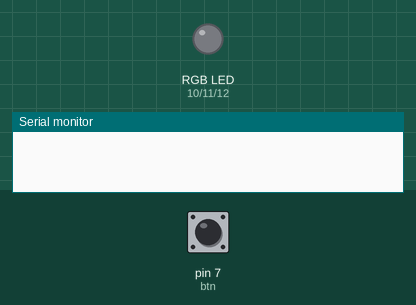
A sketch run on a simulated Arduino Uno, built with avr-gcc and run on an emulated ATmega328P. Parts: an RGB LED mixed from three pins (HIGH = lit), the last lines printed to the serial monitor. Dashed ring = blinking. The test bench sets the inputs (shaded band); at power-on: pin 7 (btn) LOW.

Above: at 1.2 s.
1.3 s: pin 7 (btn) pulled HIGH for 1 s
At 3.5 s:
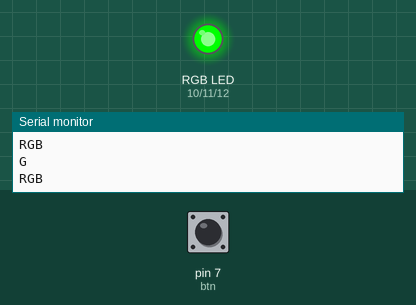
3.8 s: pin 7 (btn) pulled HIGH for 0.15 s
At 4.9 s:
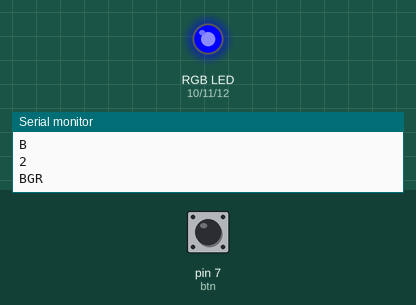
5.5 s: pin 7 (btn) pulled HIGH for 3.2 s
At 6.9 s:
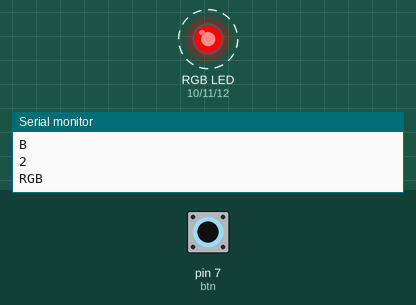
Timing chart, 0 to 10.2 s (numbered marks = the images above; inputs shaded):
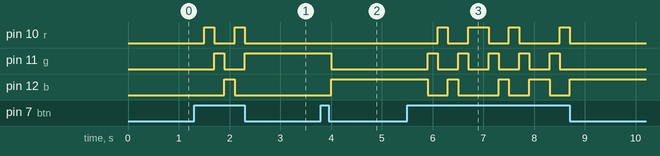

Measured:
- after the input at 1.3 s, pin 10 (r): alternates HIGH for 0.20 s and LOW for 0.40 s, 4 changes in all, then stays LOW, starting after 0.20 s; pin 11 (g): LOW → HIGH after 0.40 s, → LOW 0.20 s later, → HIGH 0.40 s later; pin 12 (b): LOW → HIGH after 0.60 s, → LOW 0.20 s later
- after the input at 3.8 s, pin 11 (g): HIGH → LOW after 0.20 s; pin 12 (b): LOW → HIGH after 0.20 s
- after the input at 5.5 s, pin 10 (r): LOW → HIGH after 0.60 s, → LOW 0.20 s later, → HIGH 0.40 s later, → LOW 0.40 s later, … (8 changes in this stretch); pin 11 (g): alternates HIGH for 0.20 s and LOW for 0.40 s, 10 changes in all, then stays LOW, starting after 0.40 s

The sketch:

button_control_rgb.ino
```cpp
int r = 10, g = 11, b = 12, btn = 7;
int state = 0, l_count = 0, count = 0;
bool reverse = false;

void setup() {
  pinMode(r, OUTPUT);
  pinMode(g, OUTPUT);
  pinMode(b, OUTPUT);
  pinMode(btn, INPUT);
  Serial.begin(9600);
}

void loop() {
  state = digitalRead(btn);
  if(state == HIGH){
    delay(200);
    l_count = l_count++ % 3 + 1;
    switch (l_count) {
      case 1:
        digitalWrite(r, HIGH);
        digitalWrite(g, LOW);
        digitalWrite(b, LOW);
        Serial.println("R");
        break;
      case 2:
        digitalWrite(r, LOW);
        digitalWrite(g, HIGH);
        digitalWrite(b, LOW);
        Serial.println("G");
        break;
      case 3:
        digitalWrite(r, LOW);
        digitalWrite(g, LOW);
        digitalWrite(b, HIGH);
        Serial.println("B");
        break;
      default:
        digitalWrite(r, LOW);
        digitalWrite(g, LOW);
        digitalWrite(b, LOW);
        Serial.println("OFF");
        break;
    }
    if(l_count == 3){
      count = count++ % 2 + 1;
      Serial.println(count);
    }
    if(count == 2){
      reverse = !reverse;
    }
    if(!reverse){
      r = 10;
      b = 12;
      Serial.println("RGB");
    }else{
      r = 12;
      b = 10;
      Serial.println("BGR");
    }
  }
}
```
